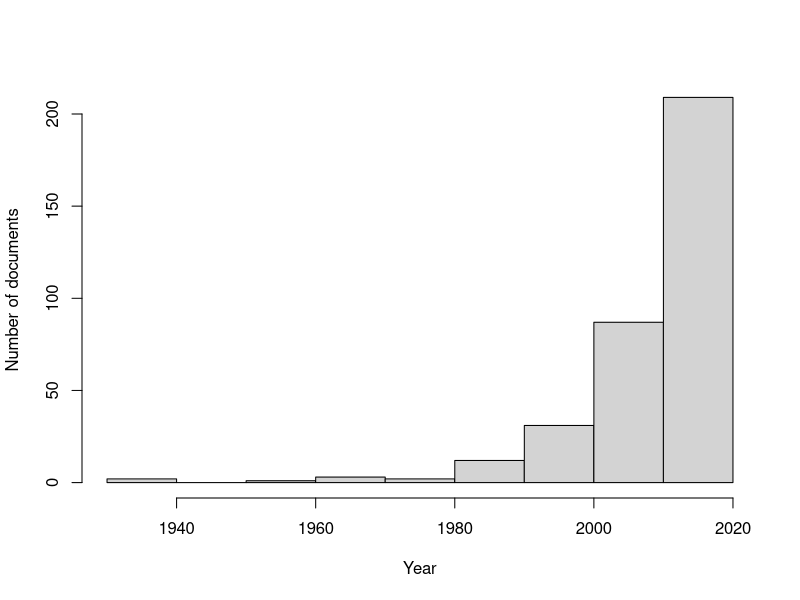

Source code (R):
try(setwd("~/Documents/Bristol/CHIELD/CHIELD_Online/analysis//"))

d = read.csv("../data/db/Documents.csv",stringsAsFactors = F)

pdf("../../Graphs/analysis/NumDocumentsByYear.pdf",
    width=6, height=4)
hist(d$year,
     xlab="Year",
     ylab="Number of documents",
     main="")
dev.off()